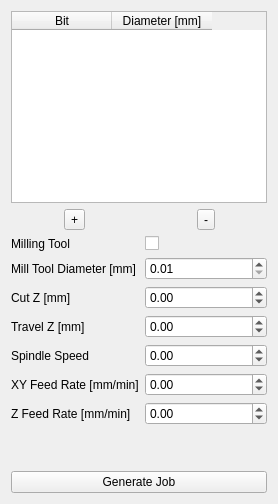
                  <widget class="QWidget" name="drill_page">
                   <layout class="QGridLayout" name="gridLayout_5">
                    <item row="2" column="2" alignment="Qt::AlignHCenter">
                     <widget class="QToolButton" name="remove_drill_tool_tb">
                      <property name="text">
                       <string>-</string>
                      </property>
                     </widget>
                    </item>
                    <item row="0" column="1" colspan="2">
                     <widget class="QTableWidget" name="drill_tw">
                      <property name="selectionBehavior">
                       <enum>QAbstractItemView::SelectRows</enum>
                      </property>
                      <column>
                       <property name="text">
                        <string>Bit</string>
                       </property>
                      </column>
                      <column>
                       <property name="text">
                        <string>Diameter [mm]</string>
                       </property>
                      </column>
                     </widget>
                    </item>
                    <item row="7" column="2">
                     <widget class="QDoubleSpinBox" name="drill_travel_z_dsb">
                      <property name="decimals">
                       <number>2</number>
                      </property>
                      <property name="minimum">
                       <double>-9999.000000000000000</double>
                      </property>
                      <property name="maximum">
                       <double>9999.000000000000000</double>
                      </property>
                     </widget>
                    </item>
                    <item row="12" column="2">
                     <widget class="QDoubleSpinBox" name="drill_z_feed_rate_dsb">
                      <property name="decimals">
                       <number>2</number>
                      </property>
                      <property name="minimum">
                       <double>-9999.000000000000000</double>
                      </property>
                      <property name="maximum">
                       <double>9999.000000000000000</double>
                      </property>
                     </widget>
                    </item>
                    <item row="2" column="1" alignment="Qt::AlignHCenter">
                     <widget class="QToolButton" name="add_drill_tool_tb">
                      <property name="text">
                       <string>+</string>
                      </property>
                     </widget>
                    </item>
                    <item row="14" column="1" colspan="2">
                     <spacer name="drill_vertical_spacer">
                      <property name="orientation">
                       <enum>Qt::Vertical</enum>
                      </property>
                      <property name="sizeHint" stdset="0">
                       <size>
                        <width>20</width>
                        <height>40</height>
                       </size>
                      </property>
                     </spacer>
                    </item>
                    <item row="15" column="1" colspan="2">
                     <widget class="QPushButton" name="drill_generate_job_pb">
                      <property name="text">
                       <string>Generate Job</string>
                      </property>
                     </widget>
                    </item>
                    <item row="10" column="2">
                     <widget class="QDoubleSpinBox" name="drill_xy_feed_rate_dsb">
                      <property name="decimals">
                       <number>2</number>
                      </property>
                      <property name="minimum">
                       <double>-9999.000000000000000</double>
                      </property>
                      <property name="maximum">
                       <double>9999.000000000000000</double>
                      </property>
                     </widget>
                    </item>
                    <item row="10" column="1">
                     <widget class="QLabel" name="drill_xy_feed_rate_l">
                      <property name="text">
                       <string>XY Feed Rate [mm/min]</string>
                      </property>
                     </widget>
                    </item>
                    <item row="4" column="2">
                     <widget class="QDoubleSpinBox" name="drill_milling_tool_diameter_dsb">
                      <property name="minimum">
                       <double>0.010000000000000</double>
                      </property>
                     </widget>
                    </item>
                    <item row="6" column="2">
                     <widget class="QDoubleSpinBox" name="drill_cut_z_dsb">
                      <property name="decimals">
                       <number>2</number>
                      </property>
                      <property name="minimum">
                       <double>-9999.000000000000000</double>
                      </property>
                      <property name="maximum">
                       <double>9999.000000000000000</double>
                      </property>
                     </widget>
                    </item>
                    <item row="7" column="1">
                     <widget class="QLabel" name="drill_travel_z_l">
                      <property name="text">
                       <string>Travel Z [mm]</string>
                      </property>
                     </widget>
                    </item>
                    <item row="3" column="1">
                     <widget class="QLabel" name="drill_milling_tool_">
                      <property name="text">
                       <string>Milling Tool</string>
                      </property>
                     </widget>
                    </item>
                    <item row="12" column="1">
                     <widget class="QLabel" name="drill_z_feed_rate_l">
                      <property name="text">
                       <string>Z Feed Rate [mm/min]</string>
                      </property>
                     </widget>
                    </item>
                    <item row="8" column="1">
                     <widget class="QLabel" name="drill_spindle_speed_l">
                      <property name="text">
                       <string>Spindle Speed</string>
                      </property>
                     </widget>
                    </item>
                    <item row="6" column="1">
                     <widget class="QLabel" name="drill_cut_z_l">
                      <property name="text">
                       <string>Cut Z [mm]</string>
                      </property>
                     </widget>
                    </item>
                    <item row="8" column="2">
                     <widget class="QDoubleSpinBox" name="drill_spindle_speed_dsb">
                      <property name="decimals">
                       <number>2</number>
                      </property>
                      <property name="minimum">
                       <double>-9999.000000000000000</double>
                      </property>
                      <property name="maximum">
                       <double>9999.000000000000000</double>
                      </property>
                     </widget>
                    </item>
                    <item row="3" column="2">
                     <widget class="QCheckBox" name="drill_milling_tool_chb">
                      <property name="text">
                       <string/>
                      </property>
                     </widget>
                    </item>
                    <item row="4" column="1">
                     <widget class="QLabel" name="drill_milling_tool_diameter_l">
                      <property name="text">
                       <string>Mill Tool Diameter [mm]</string>
                      </property>
                     </widget>
                    </item>
                   </layout>
                  </widget>
